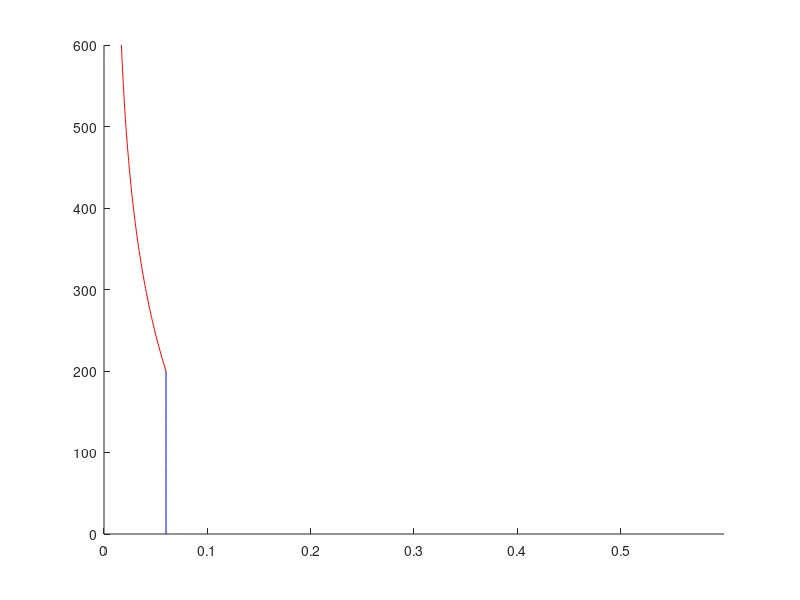

This chart was generated by the following MATLAB code:
clc
clear 
close all

dp = 55e-4; % cm =====> revisar valor
di = 40;    % cm
Ht = 600;   % cm
Gs = 100*(1000/(100^2));   % g/cm2s
n_o = 40;   % mol/s
T = 300;    % K
P = 1.3;    % atm
R = 0.08205746;  % [atm.L/mol.K]
g = 981;    % cm/s2
nd = 20;    % mesh points
nl = 80;    % mesh points
% -------------------------------------------------------------------------
rho_g = 0.0012; % g/cm3
rho_s = 1.0000; % g/cm3
mu_g  = 1.8e-4; % g/cms

% -------------------------------------------------------------------------

q_o = (n_o*R*T/P)*1000;    % cm3/s

% -------------------------------------------------------------------------
A   = pi*(di/2)^2; % cm2

% -------------------------------------------------------------------------
u_0 = q_o/A;       % cm/s

% -------------------------------------------------------------------------
dp_ast = dp*((rho_g*(rho_s - rho_g)*g)/(mu_g^2))^(1/3);
% -------------------------------------------------------------------------

u0_ast = u_0*((rho_g)^2/(mu_g*(rho_s - rho_g)*g))^(1/3);

% -------------------------------------------------------------------------

ut_ast = ((18/dp_ast^2)+(0.591/dp_ast^(1/2)))^(-1);
% -------------------------------------------------------------------------

ut = ut_ast*((mu_g*(rho_s - rho_g)*g)/(rho_g^2))^(1/3);

% -------------------------------------------------------------------------

f_d   = 0.06; 
f_ast = 0.01;
u0_a  = 3;    % s-1

% -------------------------------------------------------------------------
a = u0_a/u_0; % cm-1

% -------------------------------------------------------------------------
f_ex = Gs/(rho_s*(u_0 - ut));

% -------------------------------------------------------------------------

Hl = (1/a)*log((f_d - f_ast)/(f_ex - f_ast));

% -------------------------------------------------------------------------

Hd = Ht - Hl;

% -------------------------------------------------------------------------

fl_med = f_ast + ((f_d - f_ex)/(a*Hl));

% -------------------------------------------------------------------------

Wd = A*rho_s*Hd*f_d;

% -------------------------------------------------------------------------

Wl = A*rho_s*Hl*fl_med;

% -------------------------------------------------------------------------

W = Wd + Wl;

% -------------------------------------------------------------------------
zd = linspace(0,  Hd, nd)';
zl = linspace(Hd, Hd + Hl, nl)';
H  = zl - zd(end);
% -------------------------------------------------------------------------
fl = f_ast + (f_d - f_ast)*exp(-a*H);
fd = zeros(nd, 1);
fd(:,1) = f_d;

% -------------------------------------------------------------------------
hold on
plot(fl, zl, 'r')
plot(fd, zd, 'b')
xlim([0 0.6])
hold off